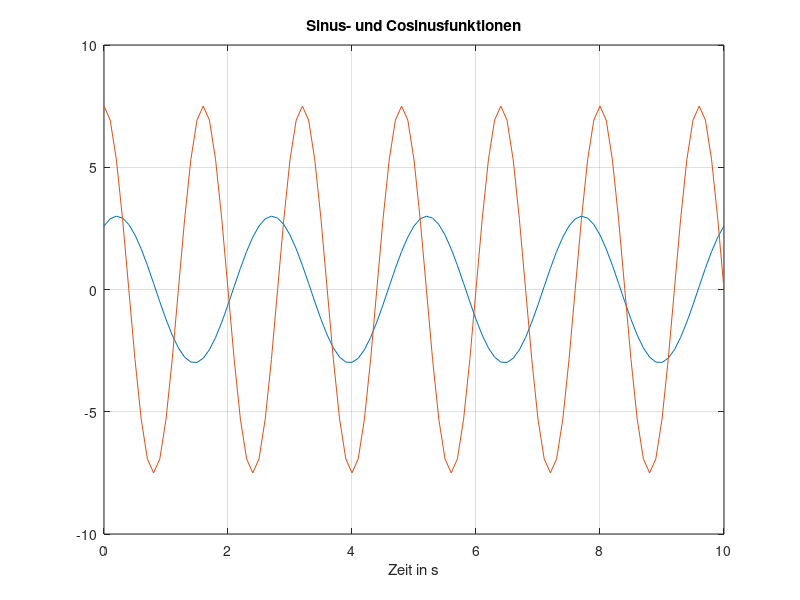
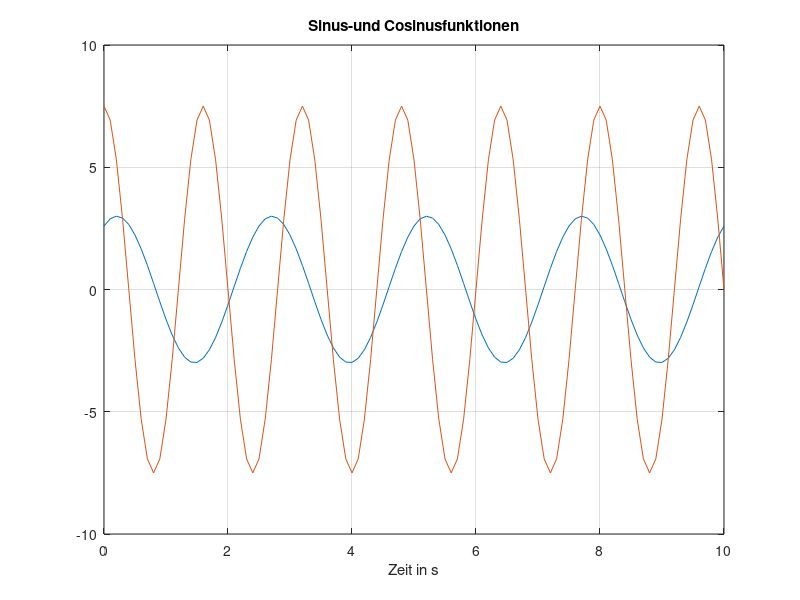

These charts were generated, in order, by the following MATLAB code: (Note: this script raises an error after producing the figures.)
% Formen des Plot-Befehls

t = 0:0.1:10;

y1 = 3*sin(2*pi*t/2.5+pi/3);
y2 = 7.5*cos(2*pi*t/1.6);

%------- Erste Form
figure(1);       
plot(t,y1,t,y2);
title('Sinus- und Cosinusfunktionen');
xlabel('Zeit in s');      grid;

%------- Zweite Form
y =[y1', y2'];
figure(2);
plot(t, y);
title('Sinus-und Cosinusfunktionen');
xlabel('Zeit in s');      grid;
legend('y1 = Sinus', 'y2 = Cosinus',-1);

figure(3);
plot(t, y,'LineWidth',2);
title('Sinus-und Cosinusfunktionen');
xlabel('Zeit in s');      grid;
legend('y1 = Sinus', 'y2 = Cosinus',-1);

figure(4);
plot(t, y,'*','MarkerSize',4);
title('Sinus-und Cosinusfunktionen');
xlabel('Zeit in s');      grid;
legend('y1 = Sinus', 'y2 = Cosinus',-1);

figure(5);
plot(t, y1,'r--','LineWidth',2);   hold on;
plot(t, y2,'g--','LineWidth',1);
hold off;
title('Sinus-und Cosinusfunktionen');
xlabel('Zeit in s');      grid;
legend('y1 = Sinus', 'y2 = Cosinus',-1);
